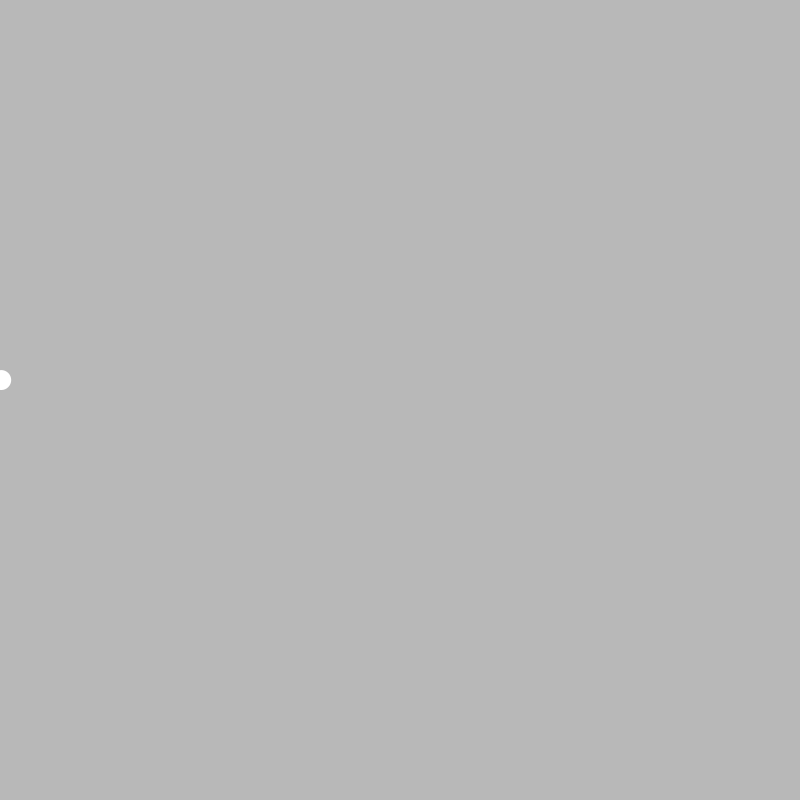
Frame 1 (no input)
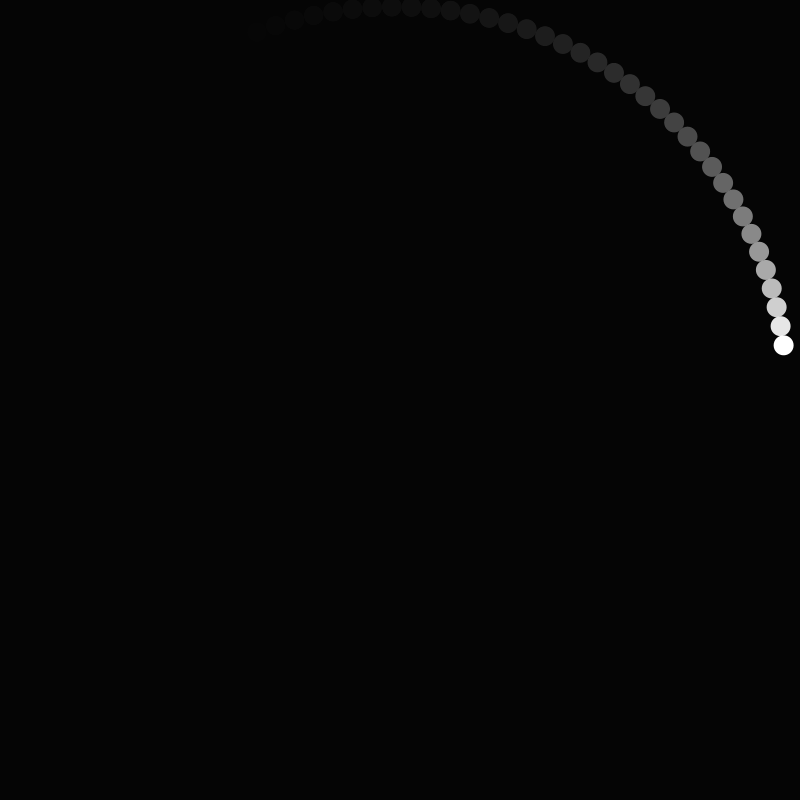
Frame 60 (the mouse pressed at the canvas centre just before this capture)
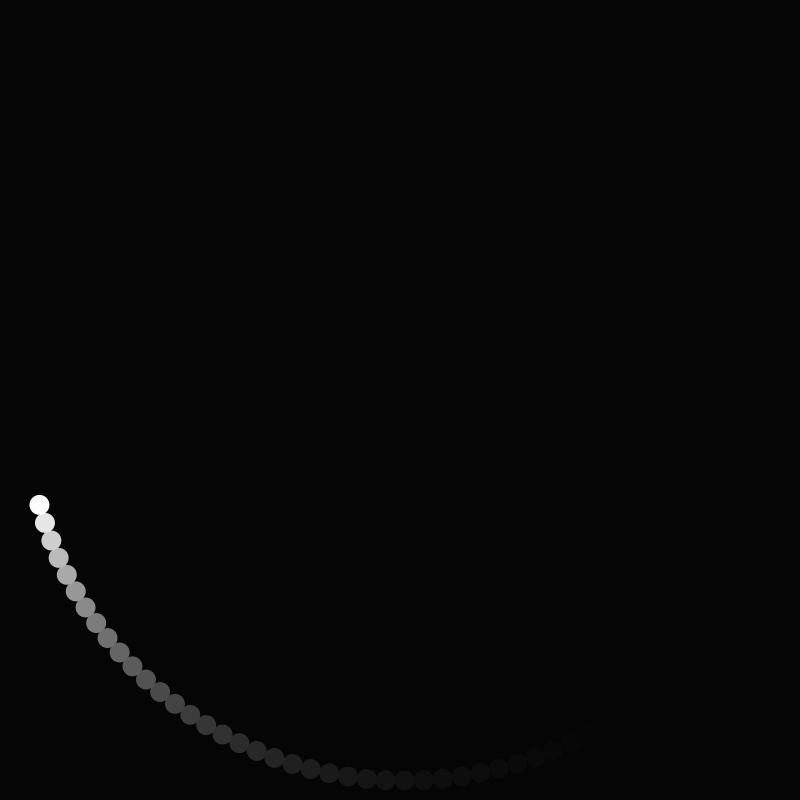
Frame 120 (the mouse held since frame 60 and released just before this capture)

The Processing sketch that drew these frames (run headless with seeded random() and noise(); from frame 60 on, the mouse is pressed at the canvas centre):

// Processing sketch: Exercise_32
// ── Exercise_32.pde
float xpos, ypos;
float xvel;
float yvel;
float xacc;
float yacc;
int rad = 20;
float Ang;
float Aacc;
float Avel;
void setup() {
  size(800,800);
  xpos = 300;
  ypos = 300;
  xvel = 0.5;
  yvel = 0.5;
  xacc = 0.2;
  yacc = 0.2;
  Avel = 0.05;
  Aacc = 0.02;
  
  
  
}

void draw() {
  noStroke();
  fill(0,25);
  rect(0,0,width,height);
  fill(255);
  Aacc = pow(Aacc,5);
  Avel = Avel + Aacc;
  Ang = Ang + Avel;
  xvel = xvel + xacc;
  yvel = yvel + yacc;
  xpos = cos(Ang) * (400 - xvel);
  ypos = sin(Ang) * (400 - yvel);
  ellipse(width/2 - xpos, height/2 - ypos, rad, rad);
}
